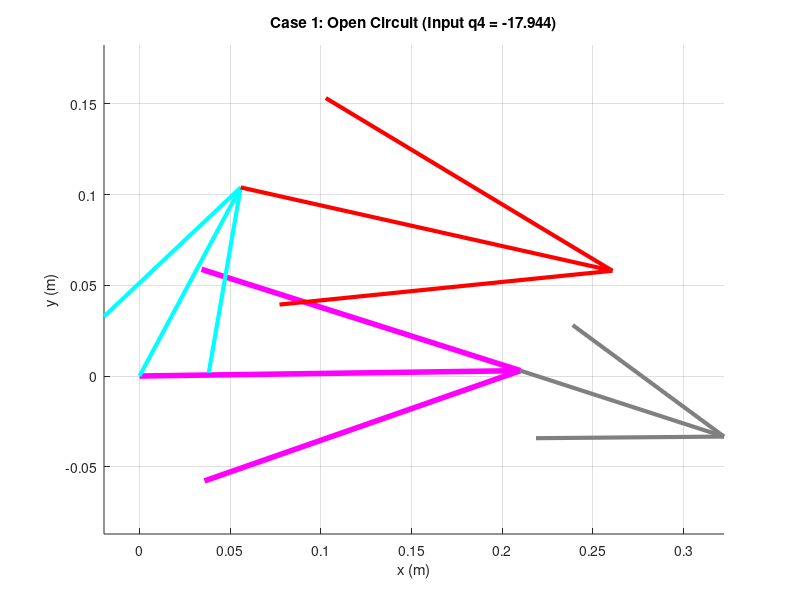
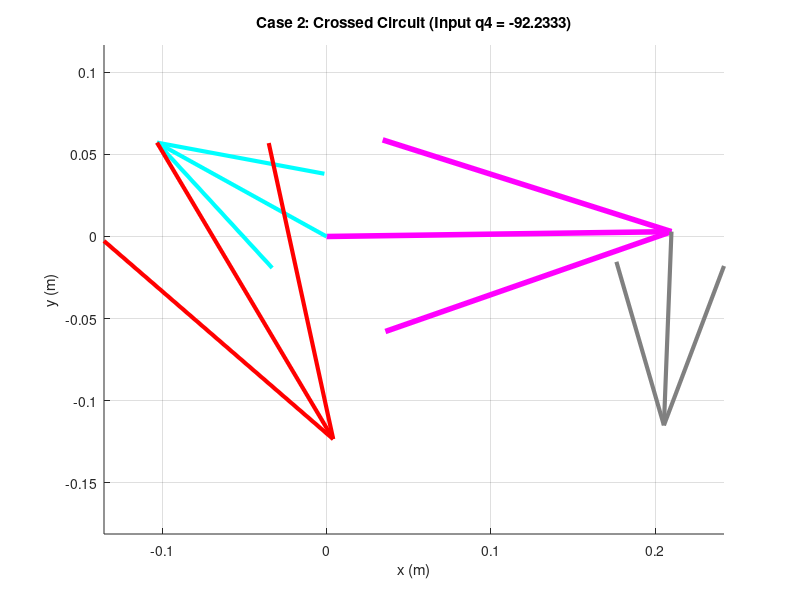

These figures' MATLAB source, in order:
clear all
close all
clc

% --- 1. Define Parameters (Unit: meters) ---
L1 = 0.210; % Ground (d) - Pink
L2 = 0.118; % Crank (a) - Cyan (Half Blue)
L3 = 0.210; % Coupler (b) - Red
L4 = 0.118; % Rocker (c) - Grey (Input)

a = L2;
b = L3;
c = L4;
d = L1;

% Ground Offset
offset_deg = 0.81;
offset = deg2rad(offset_deg);

% --- 2. Define K Constants (For Inverse Analysis: Link 4 is Input) ---
% Swapping 'a' and 'c' because we find Theta 2 from Theta 4
K1 = d/c; 
K2 = d/a;
K3 = (c^2 - b^2 + a^2 + d^2)/(2*c*a); 

% Constants for Theta 3 derivation
% Geometric approach to eliminate Theta 2

% ==========================================
% CASE 1: Open Circuit (Input Theta 4 = -17.944)
% ==========================================
q4d_open = -17.944; 
q4_1 = deg2rad(q4d_open) - offset; % Local Theta 4

% --- Calculate Coefficients for Theta 2 ---
A1 = cos(q4_1) - K1 - K2*cos(q4_1) + K3;
B1 = -2*sin(q4_1);
C1 = K1 - (K2+1)*cos(q4_1) + K3;

% --- Calculate Coefficients for Theta 3 ---
P1 = -2*b*(d + c*cos(q4_1));
Q1 = -2*b*c*sin(q4_1);
R1 = d^2 + c^2 + b^2 - a^2 + 2*d*c*cos(q4_1);

D1 = R1 - P1;
E1 = 2*Q1;
F1 = R1 + P1;

% --- Solve for Theta 2 & 3 (Case 1) ---
% Changed to MINUS sqrt to flip the Cyan link direction (Opposite side)
q2_open = 2*atan((-B1 - sqrt(B1^2 - 4*A1*C1))/(2*A1)); 
q3_open = 2*atan((-E1 - sqrt(E1^2 - 4*D1*F1))/(2*D1)); 

q2_open_d = rad2deg(q2_open) + offset_deg;
q3_open_d = rad2deg(q3_open) + offset_deg;


% ==========================================
% CASE 2: Crossed Circuit (Input Theta 4 = -92.2333)
% ==========================================
q4d_cross = -92.2333; 
q4_2 = deg2rad(q4d_cross) - offset; % Local Theta 4

% --- Calculate Coefficients for Theta 2 ---
A2 = cos(q4_2) - K1 - K2*cos(q4_2) + K3;
B2 = -2*sin(q4_2);
C2 = K1 - (K2+1)*cos(q4_2) + K3;

% --- Calculate Coefficients for Theta 3 ---
P2 = -2*b*(d + c*cos(q4_2));
Q2 = -2*b*c*sin(q4_2);
R2 = d^2 + c^2 + b^2 - a^2 + 2*d*c*cos(q4_2);

D2 = R2 - P2;
E2 = 2*Q2;
F2 = R2 + P2;

% --- Solve for Theta 2 & 3 (Case 2) ---
% Changed to MINUS sqrt to flip the Cyan link direction (Opposite side)
q2_cross = 2*atan((-B2 - sqrt(B2^2 - 4*A2*C2))/(2*A2)); 
q3_cross = 2*atan((-E2 - sqrt(E2^2 - 4*D2*F2))/(2*D2)); 

q2_cross_d = rad2deg(q2_cross) + offset_deg;
q3_cross_d = rad2deg(q3_cross) + offset_deg;


% ==========================================
% Vector Calculation & Plotting
% ==========================================
% Ground Vector
RO4O2 = d*exp(j*offset); 
RO4O2x = real(RO4O2); RO4O2y = imag(RO4O2);

% --- Vector Case 1 (Open) ---
RA1 = a*exp(j*(q2_open + offset));       
RBA1 = b*exp(j*(q3_open + offset));        
RBO4_1 = c*exp(j*(q4_1 + offset));    

RA1x = real(RA1); RA1y = imag(RA1);
RBA1x = real(RBA1); RBA1y = imag(RBA1); 
RBO4_1x = real(RBO4_1); RBO4_1y = imag(RBO4_1);

% --- Vector Case 2 (Crossed) ---
RA2 = a*exp(j*(q2_cross + offset));       
RBA2 = b*exp(j*(q3_cross + offset));
RBO4_2 = c*exp(j*(q4_2 + offset));    

RA2x = real(RA2); RA2y = imag(RA2);
RBA2x = real(RBA2); RBA2y = imag(RBA2); 
RBO4_2x = real(RBO4_2); RBO4_2y = imag(RBO4_2);

% --- Plotting Case 1 ---
figure(1)
title('Case 1: Open Circuit (Input q4 = -17.944)');
hold on;
% Ground (Pink)
quiver(0,0, RO4O2x, RO4O2y, 0, 'Color', [1 0 1], 'MaxHeadSize', 0.5, 'LineWidth', 4); 
% Crank (Cyan)
quiver(0,0, RA1x, RA1y, 0, 'cyan', 'MaxHeadSize', 0.5, 'LineWidth', 3); 
% Coupler (Red)
quiver(RA1x, RA1y, RBA1x, RBA1y, 0, 'red', 'MaxHeadSize', 0.5, 'LineWidth', 3); 
% Rocker (Grey)
quiver(RO4O2x, RO4O2y, RBO4_1x, RBO4_1y, 0, 'Color', [0.5 0.5 0.5], 'MaxHeadSize', 0.5, 'LineWidth', 3); 
axis equal; grid on;
xlabel('x (m)'); ylabel('y (m)');

% --- Plotting Case 2 ---
figure(2)
title('Case 2: Crossed Circuit (Input q4 = -92.2333)');
hold on;
% Ground (Pink)
quiver(0,0, RO4O2x, RO4O2y, 0, 'Color', [1 0 1], 'MaxHeadSize', 0.5, 'LineWidth', 4); 
% Crank (Cyan)
quiver(0,0, RA2x, RA2y, 0, 'cyan', 'MaxHeadSize', 0.5, 'LineWidth', 3); 
% Coupler (Red)
quiver(RA2x, RA2y, RBA2x, RBA2y, 0, 'red', 'MaxHeadSize', 0.5, 'LineWidth', 3); 
% Rocker (Grey)
quiver(RO4O2x, RO4O2y, RBO4_2x, RBO4_2y, 0, 'Color', [0.5 0.5 0.5], 'MaxHeadSize', 0.5, 'LineWidth', 3); 
axis equal; grid on;
xlabel('x (m)'); ylabel('y (m)');

% Display Results
disp('--- Results ---');
disp(['Case 1 (Open): Theta 2 = ', num2str(q2_open_d), ', Theta 3 = ', num2str(q3_open_d)]);
disp(['Case 2 (Crossed): Theta 2 = ', num2str(q2_cross_d), ', Theta 3 = ', num2str(q3_cross_d)]);
